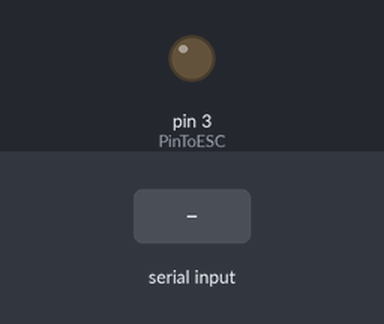
The sketch below on a simulated Arduino Uno, built with avr-gcc and run on an emulated ATmega328P. Parts: output pins drawn as LEDs (lit = HIGH). Inputs (shaded band) come from the test bench. What the sketch prints to the serial monitor is not drawn.

Above: at 1.2 s.
1.3 s: "30,150\n" received over Serial
At 2.5 s:
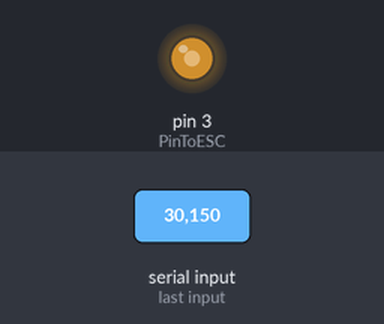
2.8 s: "250\n" received over Serial
At 3.6 s:
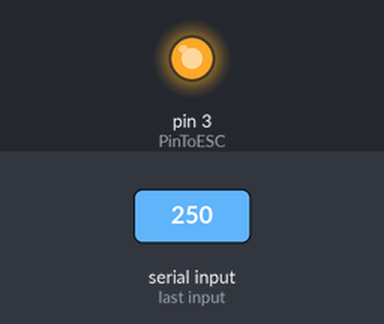
4.3 s: "150\n" received over Serial
At 4.8 s:
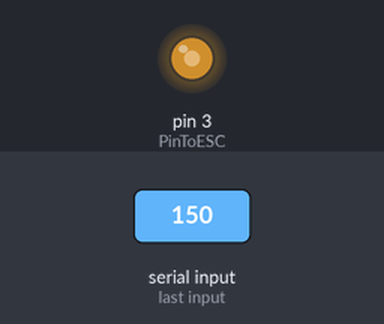
Timing chart, 0 to 7.3 s (numbered marks = the images above; inputs shaded):
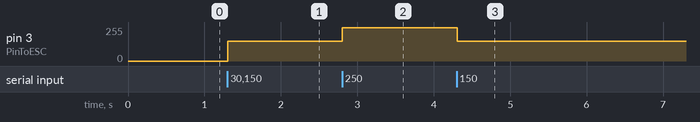

The sketch:

rc_mimic_utility.ino
```cpp
#include <Servo.h>

/*
 * Utility for programming the Rotorstar 120A-HV ESC.
 * Allows you to mimic the movements of an RC radio throttle in order to
 *    navigate the menus of the ESC programming mode and test motor operation.
 * Important note: It is recommended you use pin 3. This pin uses low frequency
 *    pwm and the numbers here are only verified to work in this setup.
 */

int PinToESC = 3;
int data = 0;

#define THRTL_MAX 250
#define THRTL_MIN 150

uint16_t valueTransform(float pos) {
  uint16_t mMin = THRTL_MIN;
  uint16_t mMax = THRTL_MAX;
  return (pos*(mMax-mMin))+mMin;
}

void setup() {
  pinMode(PinToESC, OUTPUT); //connect this PWM pin with the data cable of the ESC
  analogWrite(PinToESC, data);
  Serial.begin(9600);
  while (!Serial) {
    ;
  }
}

void loop() {
  if (Serial.available()) {
    data = Serial.parseInt(); // Parse an Integer from Serial
    if(data == 150) {
      analogWrite(PinToESC, data);
    }
    if(data == 250) {
      analogWrite(PinToESC, data);
    }
  }
  Serial.println(data);
}
```

Measured:
- after the input at 1.3 s, pin 3 (PinToESC): 0/255 → 150/255 at once
- after the input at 2.8 s, pin 3 (PinToESC): 150/255 → 250/255 at once
- after the input at 4.3 s, pin 3 (PinToESC): 250/255 → 150/255 at once
